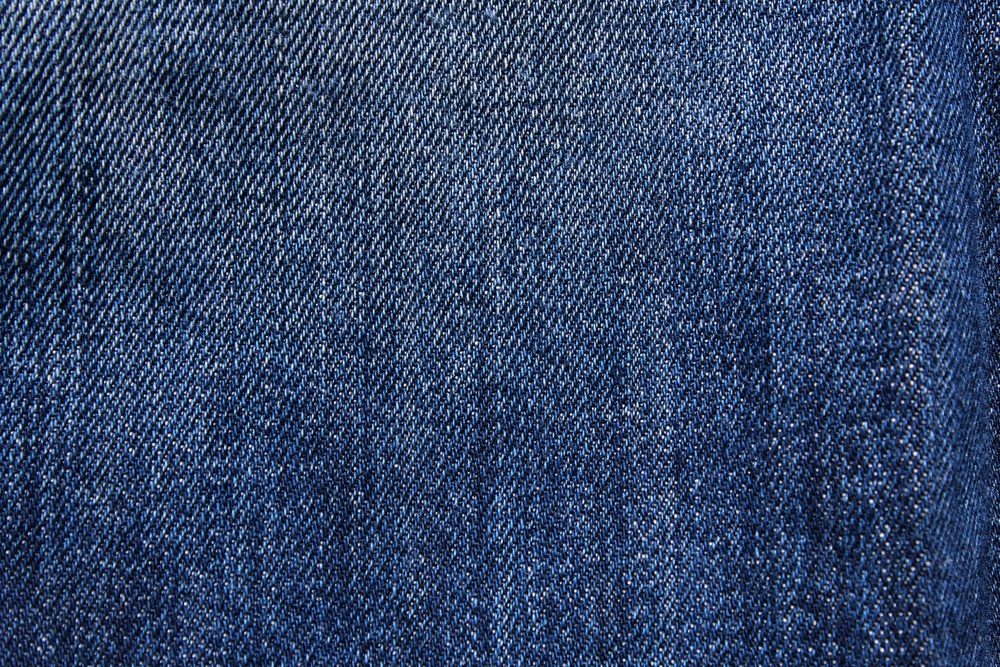
#> input picture src/data/test-data/denim-0001.jpg, 1000 x 667 px, shrunk from 1920 x 1280 before the run, found by its file name
$ python best_portion.py
#> lines starting #> are read from the running program, lines starting #| are printed output that depends on the picture; long printed decimals are rounded
import cv2
import numpy as np
import matplotlib.pyplot as plt

# Define the path to the image file
image_path = "src/data/test-data/denim-0001.jpg"

# Load the image using OpenCV
image = cv2.imread(image_path)
#> image is the input picture: shape (667, 1000, 3); mean B, G, R 103.3, 69.2, 50.5

# Check if the image is loaded successfully
if image is not None:
    # Get the dimensions of the image
    height, width, channels = image.shape
#> height = 667; width = 1000; channels = 3

    print(f"Image Dimensions - Height: {height}, Width: {width}, Channels: {channels}")
#| Image Dimensions - Height: 667, Width: 1000, Channels: 3

    # Get the minimum of width and height
    min_dimension = min(height, width)
#> min_dimension = 667

    print(f"Minimum Dimension: {min_dimension}")
#| Minimum Dimension: 667

    # Crop the image to min_dimension x min_dimension
    image = image[:min_dimension, :min_dimension, :]
#> image: shape (667, 667, 3)

    # Get the dimensions of the cropped image
    cropped_height, cropped_width, _ = image.shape
#> cropped_height = 667; cropped_width = 667

    # Save the cropped image if needed
    # cv2.imwrite("path/to/save/cropped/image.jpg", image)

    # Convert the cropped image to grayscale
    gray_image = cv2.cvtColor(image, cv2.COLOR_BGR2GRAY)
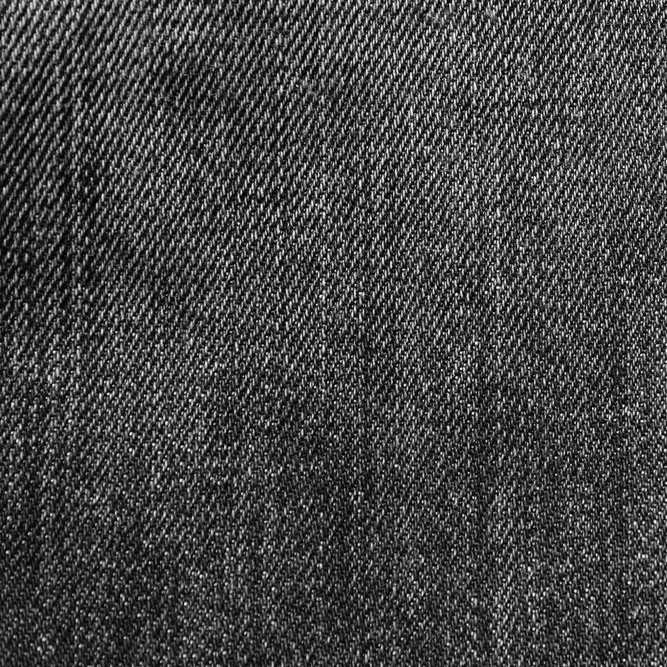
#> gray_image: shape (667, 667); min 1, max 254, mean 68.5

    # Equalize the histogram
    equalized_gray_image = cv2.equalizeHist(gray_image)
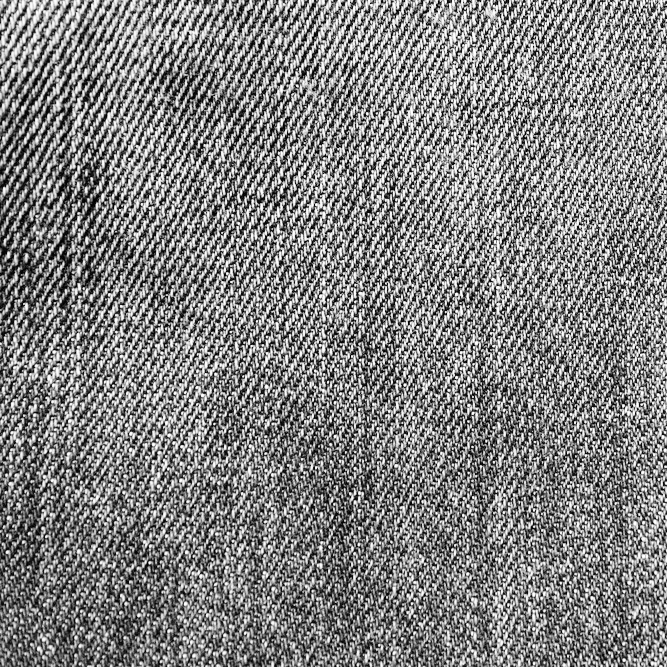
#> equalized_gray_image: shape (667, 667); min 0, max 255, mean 128.4

    # Divide the equalized image into 4 equal parts
    height_half = cropped_height // 2
#> height_half = 333
    width_half = cropped_width // 2
#> width_half = 333

    print(f"Half Image Dimensions - Height: {height_half}, Width: {width_half}")
#| Half Image Dimensions - Height: 333, Width: 333

    # Top-left quarter
    top_left_quarter = equalized_gray_image[:height_half, :width_half]
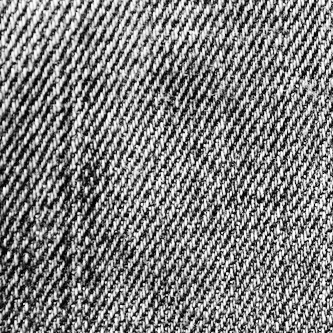
#> top_left_quarter: shape (333, 333); min 0, max 255, mean 127.5

    # Top-right quarter
    top_right_quarter = equalized_gray_image[:height_half, width_half:]
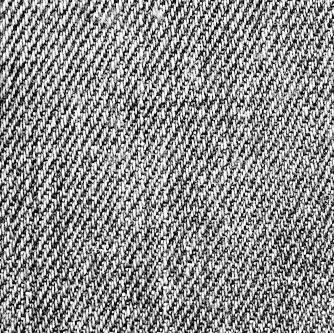
#> top_right_quarter: shape (333, 334); min 0, max 255, mean 141.6

    # Bottom-left quarter
    bottom_left_quarter = equalized_gray_image[height_half:, :width_half]
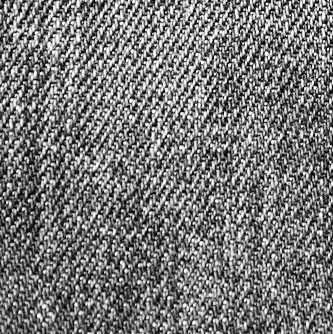
#> bottom_left_quarter: shape (334, 333); min 0, max 255, mean 119.8

    # Bottom-right quarter
    bottom_right_quarter = equalized_gray_image[height_half:, width_half:]
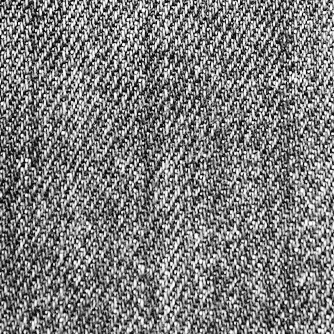
#> bottom_right_quarter: shape (334, 334); min 0, max 255, mean 124.8

    # Calculate standard deviation for each quarter
    std_dev_top_left = np.std(top_left_quarter)
#> std_dev_top_left = 77.14
    std_dev_top_right = np.std(top_right_quarter)
#> std_dev_top_right = 76.69
    std_dev_bottom_left = np.std(bottom_left_quarter)
#> std_dev_bottom_left = 67.25
    std_dev_bottom_right = np.std(bottom_right_quarter)
#> std_dev_bottom_right = 69.56

    # Display the standard deviation values
    print(
        f"Standard Deviation - Top-left: {std_dev_top_left}, Top-right: {std_dev_top_right}, "
        f"Bottom-left: {std_dev_bottom_left}, Bottom-right: {std_dev_bottom_right}"
    )
#| Standard Deviation - Top-left: 77.140, Top-right: 76.690, Bottom-left: 67.253, Bottom-right: 69.561

    # Determine the quarter with the lowest standard deviation
    quarters_std_dev = [
        std_dev_top_left,
        std_dev_top_right,
        std_dev_bottom_left,
        std_dev_bottom_right,
    ]
#> quarters_std_dev = [77.14, 76.69, 67.25, 69.56]
    max_std_dev_index = np.argmax(quarters_std_dev)
#> max_std_dev_index = 0

    # Display the image with the highest contrast
    evenly_distributed_image = [
        top_left_quarter,
        top_right_quarter,
        bottom_left_quarter,
        bottom_right_quarter,
    ][max_std_dev_index]

    # Display images using Matplotlib
    plt.figure(figsize=(16, 4))

    plt.subplot(4, 2, 1)
    plt.imshow(top_left_quarter, cmap='gray')
    plt.title('Top Left Image')
    plt.axis('off')

    # Calculate and plot the histogram of the evnly distributed image
    plt.subplot(4, 2, 2)
    plt.hist(
        top_left_quarter.flatten(), bins=256, range=[0, 256], color="gray", alpha=0.7
    )
    plt.title("Top Left Image Histogram")
    plt.xlabel("Pixel Value")
    plt.ylabel("Frequency")

    plt.subplot(4, 2, 3)
    plt.imshow(top_right_quarter, cmap='gray')
    plt.title('Top Right Image')
    plt.axis('off')

    # Calculate and plot the histogram of the evnly distributed image
    plt.subplot(4, 2, 4)
    plt.hist(
        top_right_quarter.flatten(), bins=256, range=[0, 256], color="gray", alpha=0.7
    )
    plt.title("Top Right Image Histogram")
    plt.xlabel("Pixel Value")
    plt.ylabel("Frequency")

    plt.subplot(4, 2, 5)
    plt.imshow(bottom_left_quarter, cmap='gray')
    plt.title('Bottom Left Image')
    plt.axis('off')

    # Calculate and plot the histogram of the evnly distributed image
    plt.subplot(4, 2, 6)
    plt.hist(
        bottom_left_quarter.flatten(), bins=256, range=[0, 256], color="gray", alpha=0.7
    )
    plt.title("Bottom Left Image Histogram")
    plt.xlabel("Pixel Value")
    plt.ylabel("Frequency")

    plt.subplot(4, 2, 7)
    plt.imshow(bottom_right_quarter, cmap='gray')
    plt.title('Bottom Right Image')
    plt.axis('off')

    # Calculate and plot the histogram of the evnly distributed image
    plt.subplot(4, 2, 8)
    plt.hist(
        bottom_right_quarter.flatten(), bins=256, range=[0, 256], color="gray", alpha=0.7
    )
    plt.title("Bottom Right Image Histogram")
    plt.xlabel("Pixel Value")
    plt.ylabel("Frequency")

    plt.show()
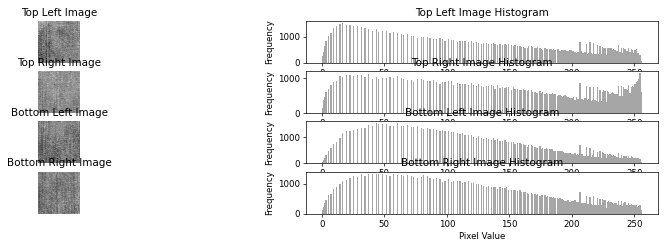
#> figure drawn by matplotlib, 8 panels; panel 2: tallest bar 1523 high, from x = 16 to 17; panel 4: tallest bar 1138 high, from x = 254 to 255; panel 6: tallest bar 1534 high, from x = 43 to 44; panel 8: tallest bar 1351 high, from x = 45 to 46

else:
    print(f"Error: Unable to load the image from {image_path}")

$ run again, with src/data/test-data/pexels-digital-buggu-173207.jpg copied over src/data/test-data/denim-0001.jpg
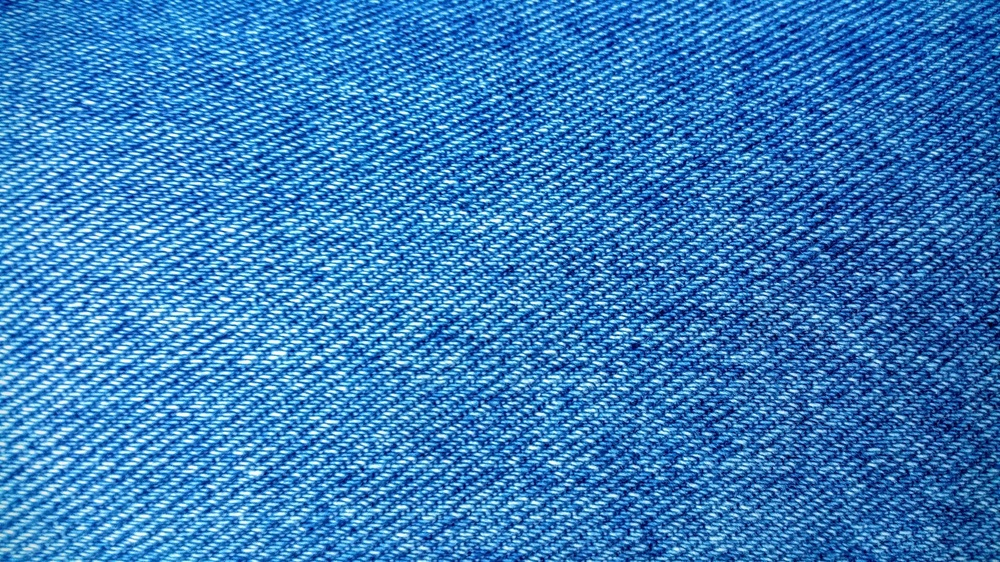
#> input picture src/data/test-data/pexels-digital-buggu-173207.jpg, 1000 x 562 px, shrunk from 1920 x 1080 before the run, found by its file name
#> image is the input picture: shape (562, 1000, 3); mean B, G, R 188.1, 125.7, 56.4
#| Image Dimensions - Height: 562, Width: 1000, Channels: 3
#| Minimum Dimension: 562
#> image: shape (562, 562, 3)
#| Half Image Dimensions - Height: 281, Width: 281
#> `bottom_left_quarter = equalized_gray_image[height_half:, :width_half]`:
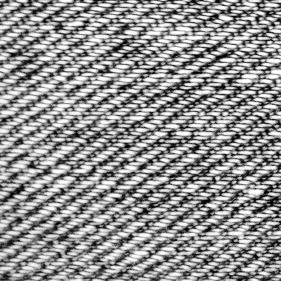
#> bottom_left_quarter: shape (281, 281); min 0, max 255, mean 144.7
#> `bottom_right_quarter = equalized_gray_image[height_half:, width_half:]`:
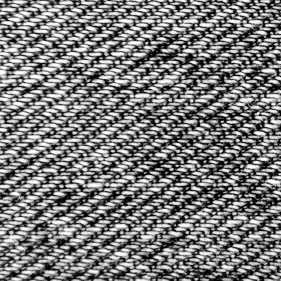
#> bottom_right_quarter: shape (281, 281); min 0, max 255, mean 121.2
#> std_dev_top_left = 70.21
#> std_dev_top_right = 74.83
#> std_dev_bottom_left = 69.36
#> std_dev_bottom_right = 76.37
#| Standard Deviation - Top-left: 70.208, Top-right: 74.829, Bottom-left: 69.364, Bottom-right: 76.374
#> quarters_std_dev = [70.21, 74.83, 69.36, 76.37]
#> max_std_dev_index = 3

$ run again, with src/data/test-data/pexels-engin-akyurt-10221760.jpg copied over src/data/test-data/denim-0001.jpg
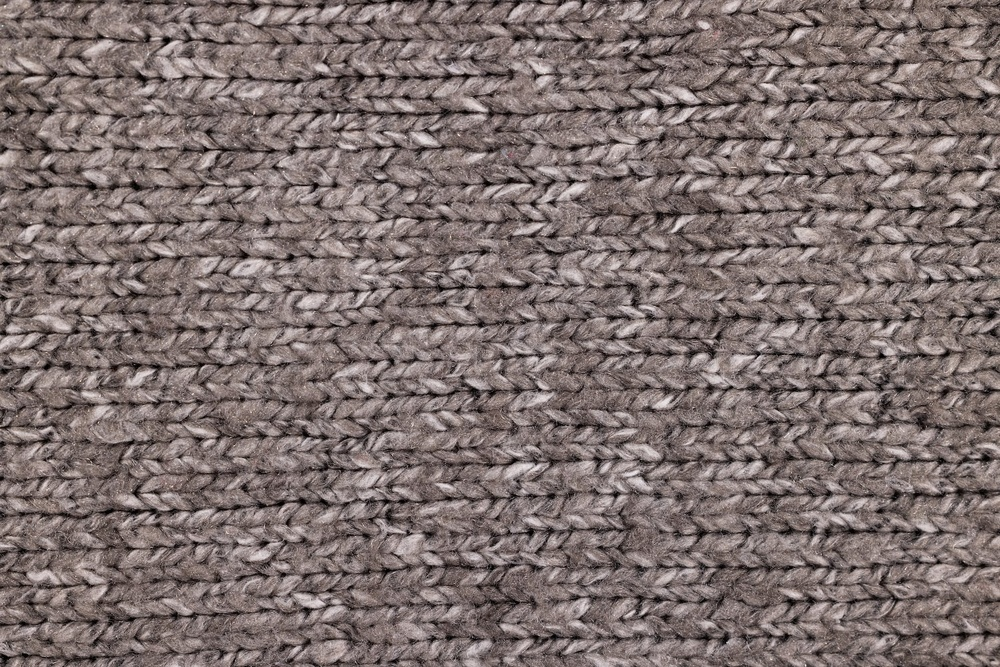
#> input picture src/data/test-data/pexels-engin-akyurt-10221760.jpg, 1000 x 667 px, shrunk from 1920 x 1281 before the run, found by its file name
#> image is the input picture: shape (667, 1000, 3); mean B, G, R 110, 112.1, 125.6
#| Image Dimensions - Height: 667, Width: 1000, Channels: 3
#| Minimum Dimension: 667
#> image: shape (667, 667, 3)
#| Half Image Dimensions - Height: 333, Width: 333
#> `bottom_left_quarter = equalized_gray_image[height_half:, :width_half]`:
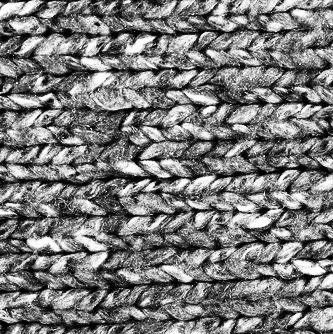
#> bottom_left_quarter: shape (334, 333); min 0, max 255, mean 122
#> `bottom_right_quarter = equalized_gray_image[height_half:, width_half:]`:
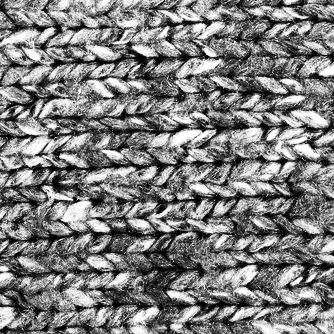
#> bottom_right_quarter: shape (334, 334); min 0, max 255, mean 126.2
#> std_dev_top_left = 73.78
#> std_dev_top_right = 75.09
#> std_dev_bottom_left = 71.87
#> std_dev_bottom_right = 73.26
#| Standard Deviation - Top-left: 73.777, Top-right: 75.089, Bottom-left: 71.868, Bottom-right: 73.264
#> quarters_std_dev = [73.78, 75.09, 71.87, 73.26]
#> max_std_dev_index = 1

$ run again, with src/data/test-data/pexels-engin-akyurt-14840550.jpg copied over src/data/test-data/denim-0001.jpg
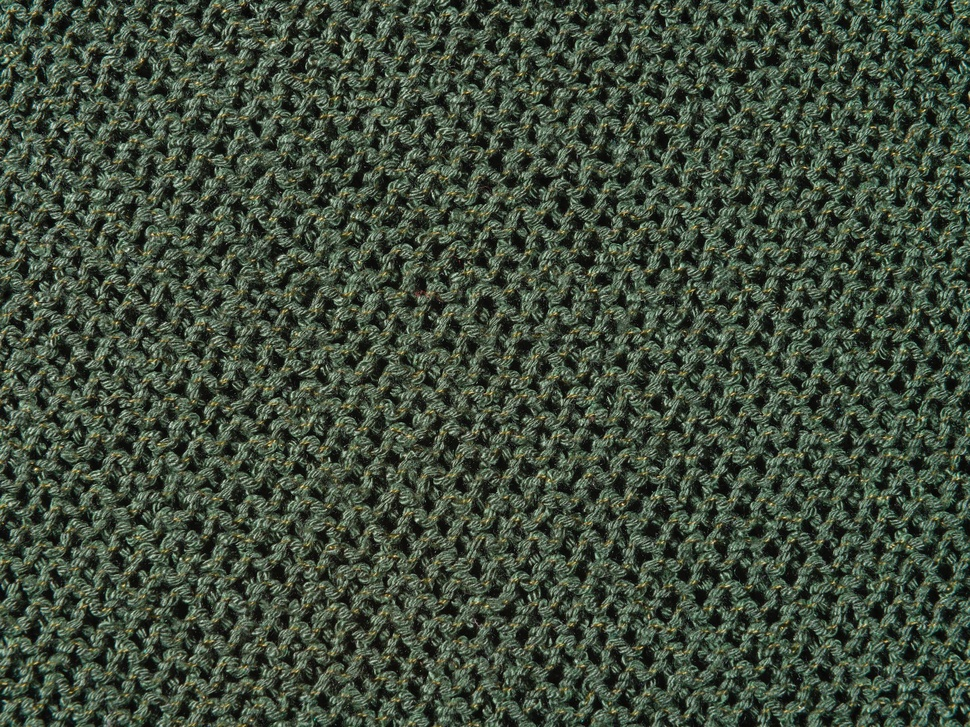
#> input picture src/data/test-data/pexels-engin-akyurt-14840550.jpg, 970 x 727 px, shrunk from 1920 x 1440 before the run, found by its file name
#> image is the input picture: shape (727, 970, 3); mean B, G, R 60.3, 76.1, 64.2
#| Image Dimensions - Height: 727, Width: 970, Channels: 3
#| Minimum Dimension: 727
#> image: shape (727, 727, 3)
#| Half Image Dimensions - Height: 363, Width: 363
#> `bottom_right_quarter = equalized_gray_image[height_half:, width_half:]`:
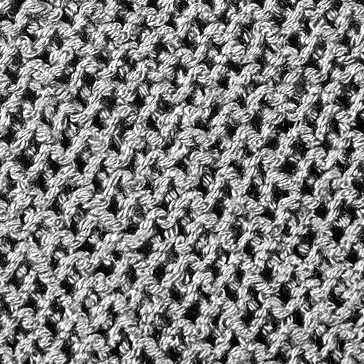
#> bottom_right_quarter: shape (364, 364); min 0, max 255, mean 126.2
#> std_dev_top_left = 73.54
#> std_dev_top_right = 74.16
#> std_dev_bottom_left = 72.82
#> std_dev_bottom_right = 72.86
#| Standard Deviation - Top-left: 73.536, Top-right: 74.158, Bottom-left: 72.817, Bottom-right: 72.855
#> quarters_std_dev = [73.54, 74.16, 72.82, 72.86]
#> max_std_dev_index = 1
